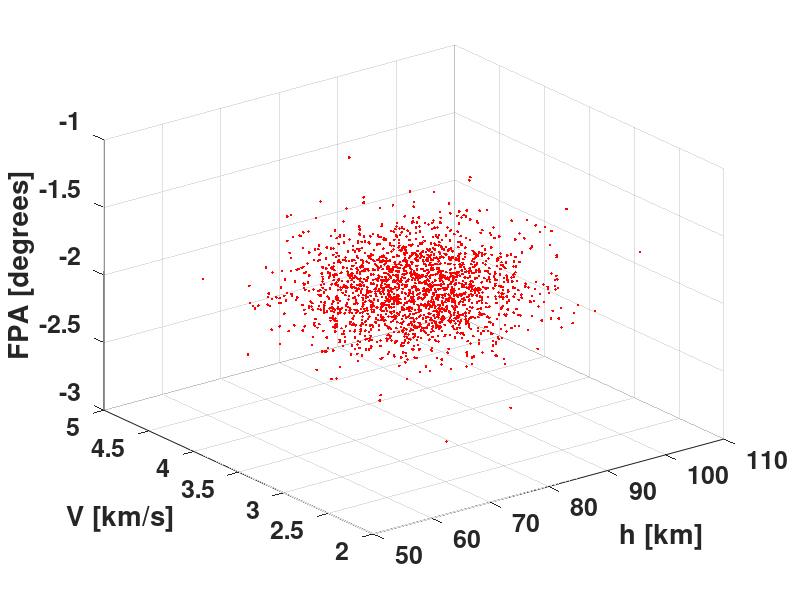

Recreate this plot in MATLAB. (Note: this script raises an error after producing the figure.)
%%% Driver: Test the dynamics of hypersonic EDL modeled through Vinh's equations
%%% Aa three state model where the dynamics is assumed to be purely longitudinal
%%% is employed
clc; clear; close all;
global N
global R_0;     % mean equatorial radius of Mars
global B_c;     % ballistic coefficient
global v_c;     % normalizing velocity constant
global rho_0;   % reference-level density
global mu_Mars; % standard gravitational parameter of Mars
global C_LD;    % lift-to-drag ratio
global h_1 h_2;
global g;       % acceleration due to gravity

N = 3;

%% System parameters:
R_0 = 3397;                 % km
h_1 = 9.8;                  % km
h_2 = 20;                   % km
B_c = 72.8*10^6;            % kg/km^2
C_LD = 0.3;
rho_0 = 0.0019*10^9;        % kg/km^3;
mu_Mars = 4.282837*10^4;    % km^3/s^2;
g = mu_Mars/R_0^2;          % km/s^2;
v_c = sqrt(g*R_0);          % km/s;
NonD = [R_0 v_c 180/pi];    % nondimensional parameters for three states

% Time
t_f = 0.5;                  % forward propagation for 3 days
% tLEN = length(t_f);
t_step = 0.01;              % fixed time-step numerical propagation of geosynchronous orbits
t_N = R_0/v_c;              % nondimensional parameter for time
NSAM = 2000;

% Initial uncertainty defined on the position and velocity
mu0 = [80 3.5 -2];
% Covar0 = diag(abs(mu0)*0.1); 
Covar0 = diag((abs(mu0)*0.1).^2); 
sam_0 = mvnrnd(mu0, Covar0, NSAM);
w_0 = mvnpdf(sam_0, mu0, Covar0);

% mu0 = [80 3.5 -2];
% a = mu0 - mu0*0.05;
% b = mu0 + mu0*0.05;
% sam_0 = repmat(a, NSAM, 1) + repmat((b - a), NSAM, 1).*rand(NSAM, N);
% w_0 = repmat(1/abs(prod(b - a)), NSAM, 1);

figure(1)
plot3(sam_0(:, 1), sam_0(:, 2), sam_0(:, 3), 'r.')
hold on;
grid on;
xlabel('h [km]'); ylabel('V [km/s]');zlabel('FPA [degrees]');
set(gca,'FontSize',18, 'fontweight','bold')

options = odeset('RelTol', 1e-9, 'AbsTol', 1e-10);
% k = 1;
for ntr = 1 : NSAM
    ic = [sam_0(ntr, :)./NonD w_0(ntr)];
    [t_ode, x_ode] = ode45(@HypersonicEDL3D_SLE, 0 : t_step: t_f, ic, options);
    sam(ntr, :) = x_ode(end, 1 : N).*NonD;
    w(ntr, 1) = x_ode(end, N + 1); 
    [M(ntr, 1) , q(ntr, 1)] = ChuteDeployment(sam(ntr, :));
    Q_dot(ntr, 1) = Heating_Rate(sam(ntr, :));
%     if idx == 1
%         sam_arise0(k, :) = sam_0(ntr, :);
%         w_arise0(k, 1) = w_0(ntr);
%         sam_arise(k, :) = sam(ntr, :);
%         w_arise(k, 1) = w(ntr);
%         M_arise(k, 1) = M(ntr, 1);
%         q_arise(k, 1) = q(ntr, 1);
%         k = k + 1;
%     end
end

figure(2)
plot3(sam(:, 1), sam(:, 2), sam(:, 3), 'r.');
hold on;
grid on;
xlabel('h [km]'); ylabel('V [km/s]');zlabel('FPA [degrees]');
set(gca,'FontSize',18, 'fontweight','bold')

figure(3)
plot(M, q, 'r.');
hold on;
grid on;
xlabel('Mach'); ylabel('Pressume [Pa]');
set(gca,'FontSize',18, 'fontweight','bold')

figure(4)
histogram(Q_dot);

% if ~isempty(M_arise)
%     figure(1)
%     plot3(sam_arise0(:, 1), sam_arise0(:, 2), sam_arise0(:, 3), 'bs');
%     hold on;
% 
%     figure(2)
%     plot3(sam_arise(:, 1), sam_arise(:, 2), sam_arise(:, 3), 'bs');
%     hold on;
% 
%     figure(3)
%     plot(M_arise, q_arise, 'bs');
%     hold on;
% 
%     figure(4)
%     h1 = histogram(w);
%     hold on;
%     h2 = histogram(w_arise);
%     hold on;
%     xlabel('pdf');
%     legend('All','Bad');
%     set(gca,'FontSize',18, 'fontweight','bold');
% end
